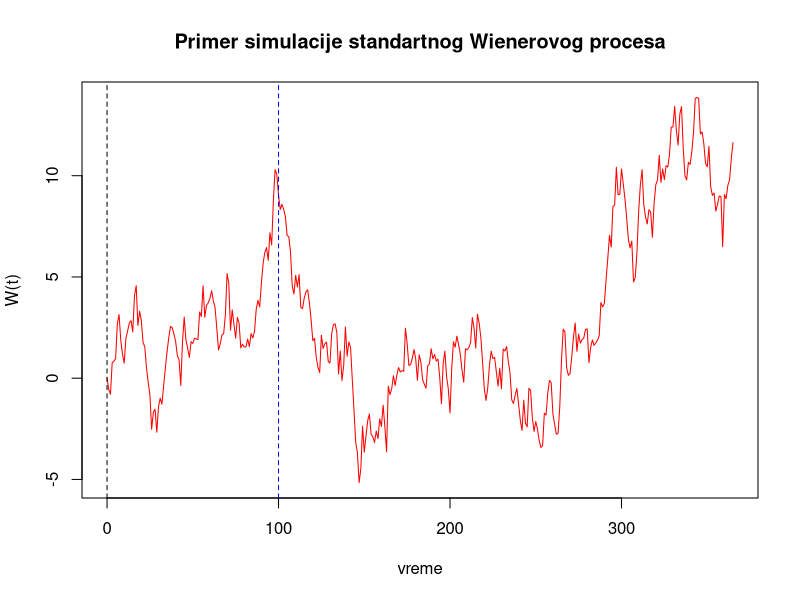

This figure's R source:
#Simulacija standartnog Wienerovog procesa
#radi uporedjenja rezultata
set.seed(123)
W = c()
#W(0)=0 iz definicije 
W[1]=0
t = seq(0,365,1)
#Glavni deo
for(i in 1:365)
{
  #Iskoristacava se nezavisnost i normalna raspodela prirastaja
  W[i+1]=W[i]+rnorm(1)
}
plot(t,W, type="l", main="Primer simulacije standartnog Wienerovog procesa", xlab = "vreme", ylab = "W(t)", col="red")
abline(v=0, col="black",lty="dashed")
abline(v=100, col="blue", lty="dashed")